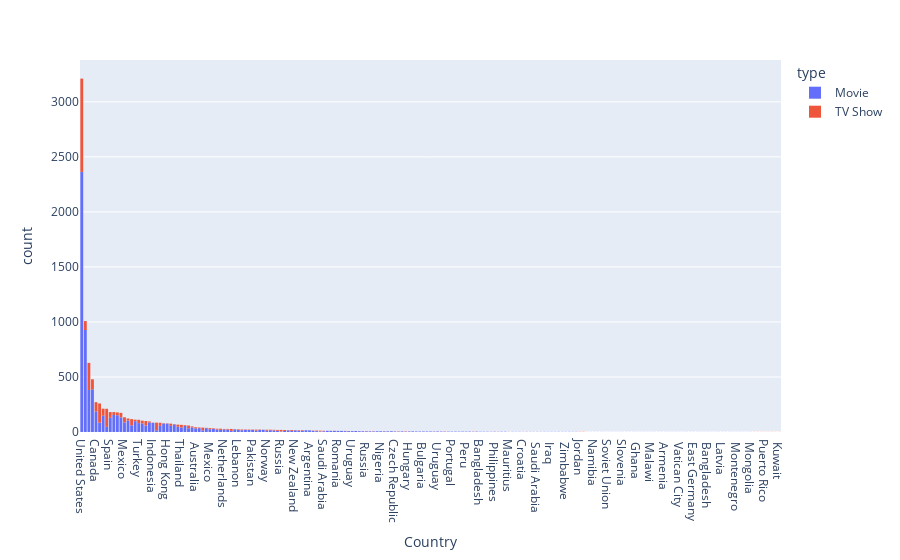

The notebook cell this image was saved under:
### Code cell
px.histogram(country_count, x="Country",color="type").update_xaxes(categoryorder="total descending")  # plotly method

### Figure 1 — Plotly figure (JSON) as saved in the notebook; plotly's stock layout.template omitted (floating-point values rounded to 4 significant figures; data arrays with more than 128 entries replaced by an {"elided": "..."} marker saying what was removed)
{"data": [{"alignmentgroup": "True", "bingroup": "x", "hovertemplate": "type=Movie<br>Country=%{x}<br>count=%{y}<extra></extra>", "legendgroup": "Movie", "marker": {"color": "#636efa", "pattern": {"shape": ""}}, "name": "Movie", "offsetgroup": "Movie", "orientation": "v", "showlegend": true, "type": "histogram", "x": {"elided": "7379 str values"}, "xaxis": "x", "yaxis": "y"}, {"alignmentgroup": "True", "bingroup": "x", "hovertemplate": "type=TV Show<br>Country=%{x}<br>count=%{y}<extra></extra>", "legendgroup": "TV Show", "marker": {"color": "#EF553B", "pattern": {"shape": ""}}, "name": "TV Show", "offsetgroup": "TV Show", "orientation": "v", "showlegend": true, "type": "histogram", "x": {"elided": "2640 str values"}, "xaxis": "x", "yaxis": "y"}], "layout": {"barmode": "relative", "legend": {"title": {"text": "type"}, "tracegroupgap": 0}, "margin": {"t": 60}, "xaxis": {"anchor": "y", "categoryorder": "total descending", "domain": [0, 1], "title": {"text": "Country"}}, "yaxis": {"anchor": "x", "domain": [0, 1], "title": {"text": "count"}}}}
